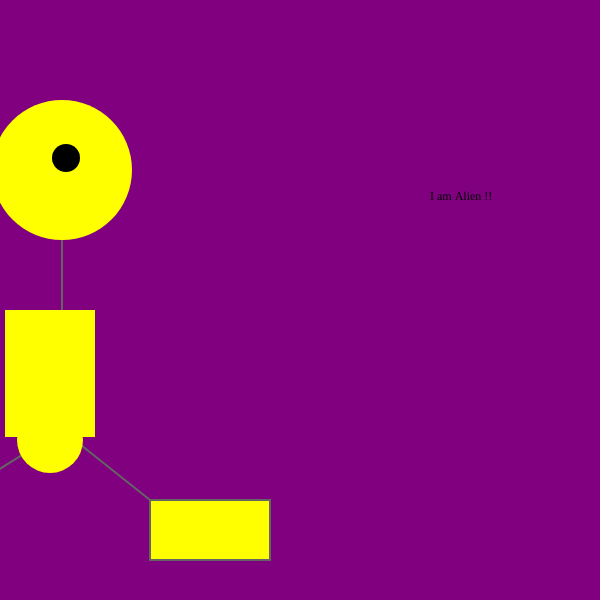
Frame 1 (no input)
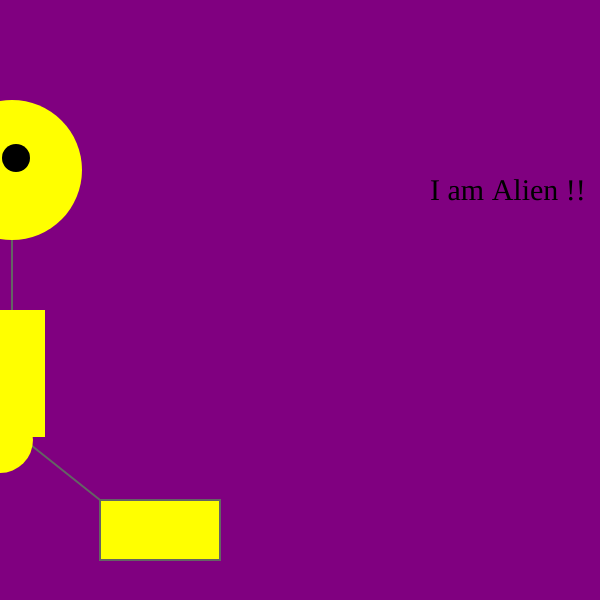
Frame 60 (no input)
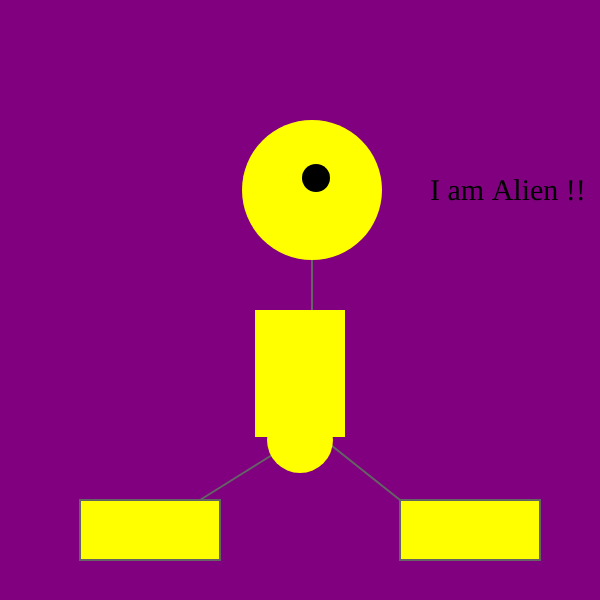
Frame 120 (the mouse pressed at the canvas centre since frame 60)

The p5.js sketch that drew these frames (run headless with seeded random() and noise() and a simulated clock; from frame 60 on, the mouse is pressed at the canvas centre):

// p5.js sketch
// ── sketch.js
var x=100;
var y=470;
var radius = 70;
var bodyHeight = 160;
var faceHeight = 70;
var easing = 0.5;

function setup(){
 createCanvas(600,600);
  strokeWeight(2);
  ellipseMode(RADIUS);
}
function draw(){
  background("purple");
  var targetX=mouseX;
  x=x+(targetX-x)* easing;
  textFont("times New Roman");
  text("I am Alien !!",430,200);
  textSize(30);
  if(mouseIsPressed){
    faceHeight = 50;
    BodyHeight= 90;
  }
  else{
    faceHeight = 70;
    bodyHeight = 160;
  }
  var faceY=y-bodyHeight-faceHeight-radius;
  
  
  stroke(100);
  line(x+12,y-bodyHeight,x+12,faceY);
  
 line(x+12,y-40,x+100,500) ;
  fill("yellow");
  rect(x+100,500,faceY - 50,bodyHeight-100);
  
   line(x+12,y-40,x-100,500) ;
  
  rect(x-220,500,faceY - 50,bodyHeight-100);
  
  noStroke();
  fill("yellow");
  ellipse(x,y-30,33,33);
 
  fill("yellow");
  rect(x-45,y-bodyHeight,90,bodyHeight-33);
  
  fill("yellow");
  ellipse(x+12,faceY,radius,radius);
  fill("black");
  ellipse(x+16,faceY-12,14,14);

  ellipse(x+24,faceY-6,3,3);
  
}
